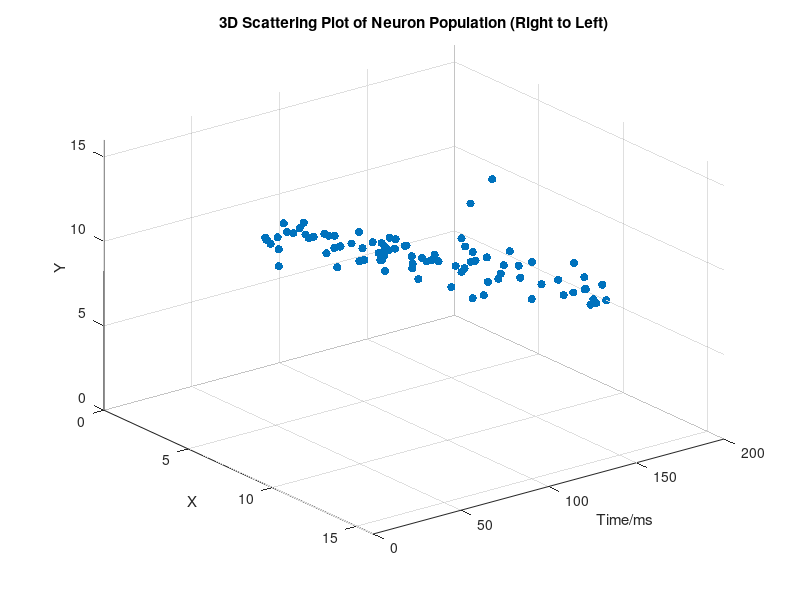

The MATLAB script that drew this image:
clear all;
load('t_to_b1.mat');

scatter3(ts,X,Y,'filled');
axis([0 200 0 16 0 16]);
title('3D Scattering Plot of Neuron Population (Right to Left)')
xlabel('Time/ms');
ylabel('X');
zlabel('Y');
set(gca,'YDir','Reverse')